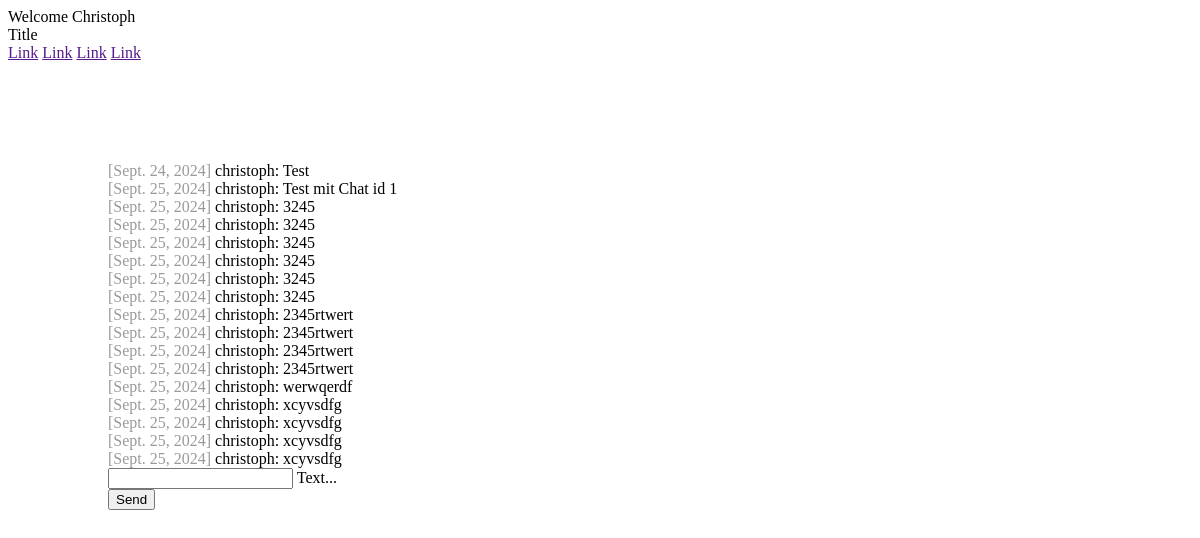
The page /chat/ (signed in) on the database as committed earlier.
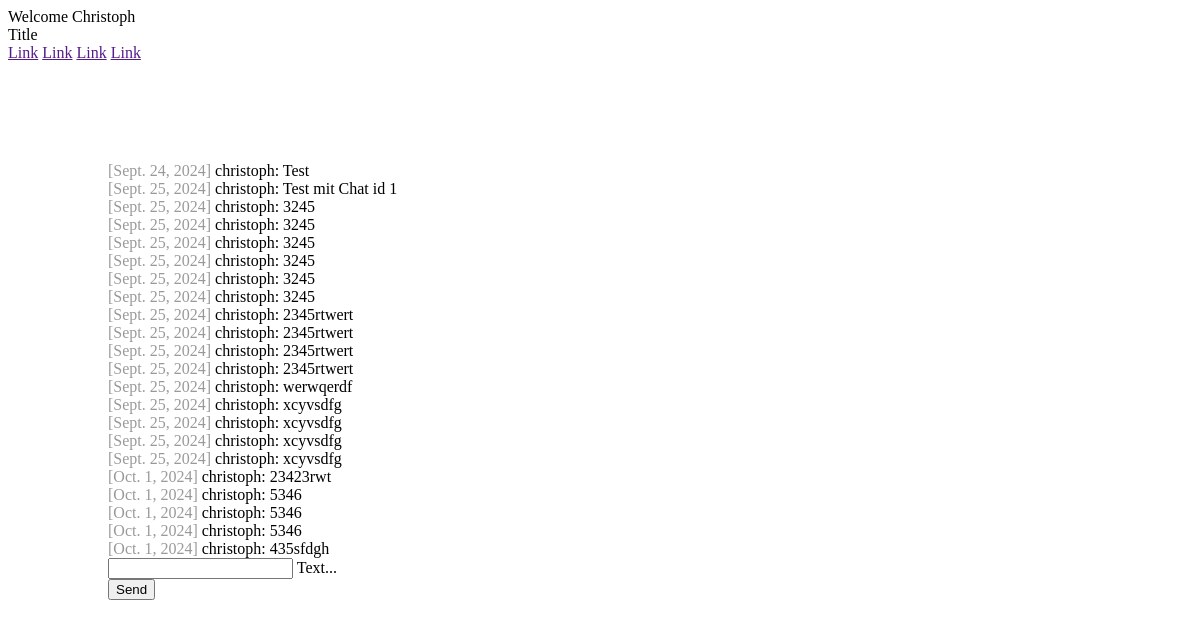
The same page on the database as committed later.
### chat/models.py (models this page shows)
class Message(models.Model):
    text = models.CharField(max_length=500)
    created_at = models.DateField(default=date.today)
    chat = models.ForeignKey(Chat, on_delete=models.CASCADE, related_name='chat_messages_set', default=None, blank=True, null=True)
    author = models.ForeignKey(settings.AUTH_USER_MODEL, on_delete=models.CASCADE, related_name='author_messages')
    receiver = models.ForeignKey(settings.AUTH_USER_MODEL, on_delete=models.CASCADE, related_name='receiver_messages')

### chat/views.py (the view, shortened to what this page needs)
# urls.py: path('chat/', index),
@login_required(login_url="/login/")
def index(request):
    chatMessages = Message.objects.filter(chat__id=1)
    return render(request, "chat/index.html", {"messages": chatMessages})

### chat/templates/chat/index.html (shortened to what this page needs)
{% extends "base.html" %} {% block content %} {% if request.user.is_authenticated %}
<div id="messageContainer">
  {% for message in messages %}
<div>
  <span class="color-gray">[{{ message.created_at }}]</span> {{ message.author}}: {{ message.text }}
</div>
{% endfor %}
</div>
<form onsubmit="sendMessage(); return false;" method="post">
  <div class="mdl-textfield mdl-js-textfield mdl-textfield--floating-label">
    <input
      class="mdl-textfield__input"
      name="textmessage"
      type="text"
      id="messageField"
    />
    <label class="mdl-textfield__label" for="messageField">Text...</label>
  </div>
  <button
    class="mdl-button mdl-js-button mdl-button--raised mdl-js-ripple-effect mdl-button--accent"
  >
    Send
  </button>
</form>
{% else %}
<h1>Nicht eingeloggt</h1>
<p>
  Du bist aktuell nicht eingeloggt. Zum einloggen bitte
  <a href="/login/">hier</a> klicken.
</p>
{% endif %}
{% endblock %}

Rows that differ between the two databases and show on the page:
added Message: created_at "Oct. 1, 2024", author "christoph", text "23423rwt"
added Message: created_at "Oct. 1, 2024", author "christoph", text "5346"
added Message: created_at "Oct. 1, 2024", author "christoph", text "5346"
added Message: created_at "Oct. 1, 2024", author "christoph", text "5346"
added Message: created_at "Oct. 1, 2024", author "christoph", text "435sfdgh"
